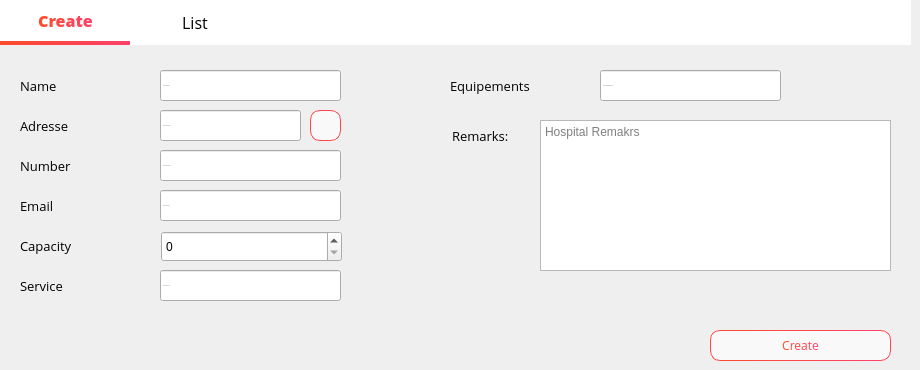
        <widget class="QWidget" name="Analytics_10">
         <property name="styleSheet">
          <string notr="true">
QLabel{
color: rgb(255, 255, 255);
background-color: transparent;
}
</string>
         </property>
         <widget class="QWidget" name="widget_53" native="true">
          <property name="geometry">
           <rect>
            <x>0</x>
            <y>0</y>
            <width>911</width>
            <height>45</height>
           </rect>
          </property>
          <property name="styleSheet">
           <string notr="true">QWidget{
background-color: rgb(255, 255, 255);
}
QPushButton {
    border: none;
    padding: 5px 10px;
    font-size: 16px;
    font-weight: normal;
    color: black;
}

QPushButton:checked {
    border-bottom: 4px solid qlineargradient(x1:0, y1:0, x2:1, y2:0, stop:0 #FF4B2B, stop:1 #FF416C);
    border-right: none;
    border-top: none;
    color: qlineargradient(x1:0, y1:0, x2:1, y2:0, stop:0 #FF4B2B, stop:1 #FF416C);
    font-weight: 700;
}

QPushButton:hover {
    background-color: qlineargradient(x1:0, y1:0, x2:1, y2:0, stop:0 #f2f2f2, stop:1 #e6e6e6);
}</string>
          </property>
          <widget class="QPushButton" name="pushButton_98">
           <property name="enabled">
            <bool>false</bool>
           </property>
           <property name="geometry">
            <rect>
             <x>0</x>
             <y>0</y>
             <width>131</width>
             <height>45</height>
            </rect>
           </property>
           <property name="font">
            <font>
             <family>Open Sans</family>
             <pointsize>-1</pointsize>
             <weight>50</weight>
             <bold>false</bold>
            </font>
           </property>
           <property name="cursor">
            <cursorShape>ArrowCursor</cursorShape>
           </property>
           <property name="styleSheet">
            <string notr="true"/>
           </property>
           <property name="text">
            <string>Create</string>
           </property>
           <property name="checkable">
            <bool>true</bool>
           </property>
           <property name="checked">
            <bool>true</bool>
           </property>
          </widget>
          <widget class="QPushButton" name="pushButton_99">
           <property name="geometry">
            <rect>
             <x>130</x>
             <y>0</y>
             <width>130</width>
             <height>45</height>
            </rect>
           </property>
           <property name="font">
            <font>
             <family>Open Sans</family>
             <pointsize>-1</pointsize>
             <weight>50</weight>
             <bold>false</bold>
            </font>
           </property>
           <property name="cursor">
            <cursorShape>PointingHandCursor</cursorShape>
           </property>
           <property name="styleSheet">
            <string notr="true"/>
           </property>
           <property name="text">
            <string>List</string>
           </property>
          </widget>
         </widget>
         <widget class="QLabel" name="label_334">
          <property name="geometry">
           <rect>
            <x>20</x>
            <y>70</y>
            <width>151</width>
            <height>31</height>
           </rect>
          </property>
          <property name="font">
           <font>
            <family>Open Sans</family>
            <pointsize>10</pointsize>
            <weight>50</weight>
            <bold>false</bold>
           </font>
          </property>
          <property name="styleSheet">
           <string notr="true">color: rgb(0, 0, 0);</string>
          </property>
          <property name="text">
           <string>Name</string>
          </property>
         </widget>
         <widget class="QLineEdit" name="New_Hospital_name_5">
          <property name="geometry">
           <rect>
            <x>160</x>
            <y>70</y>
            <width>181</width>
            <height>31</height>
           </rect>
          </property>
          <property name="font">
           <font>
            <family>Open Sans</family>
            <pointsize>-1</pointsize>
            <weight>50</weight>
            <bold>false</bold>
           </font>
          </property>
          <property name="styleSheet">
           <string notr="true"/>
          </property>
          <property name="placeholderText">
           <string>Hospital name</string>
          </property>
         </widget>
         <widget class="QLabel" name="label_335">
          <property name="geometry">
           <rect>
            <x>20</x>
            <y>110</y>
            <width>151</width>
            <height>31</height>
           </rect>
          </property>
          <property name="font">
           <font>
            <family>Open Sans</family>
            <pointsize>10</pointsize>
            <weight>50</weight>
            <bold>false</bold>
           </font>
          </property>
          <property name="styleSheet">
           <string notr="true">color: rgb(0, 0, 0);</string>
          </property>
          <property name="text">
           <string>Adresse</string>
          </property>
         </widget>
         <widget class="QLabel" name="label_336">
          <property name="geometry">
           <rect>
            <x>20</x>
            <y>150</y>
            <width>151</width>
            <height>31</height>
           </rect>
          </property>
          <property name="font">
           <font>
            <family>Open Sans</family>
            <pointsize>10</pointsize>
            <weight>50</weight>
            <bold>false</bold>
           </font>
          </property>
          <property name="styleSheet">
           <string notr="true">color: rgb(0, 0, 0);</string>
          </property>
          <property name="text">
           <string>Number</string>
          </property>
         </widget>
         <widget class="QLineEdit" name="New_Hospital_number_5">
          <property name="geometry">
           <rect>
            <x>160</x>
            <y>150</y>
            <width>181</width>
            <height>31</height>
           </rect>
          </property>
          <property name="font">
           <font>
            <family>Open Sans</family>
            <pointsize>-1</pointsize>
            <weight>50</weight>
            <bold>false</bold>
           </font>
          </property>
          <property name="styleSheet">
           <string notr="true"/>
          </property>
          <property name="placeholderText">
           <string>Hospital number</string>
          </property>
         </widget>
         <widget class="QLabel" name="label_337">
          <property name="geometry">
           <rect>
            <x>20</x>
            <y>190</y>
            <width>151</width>
            <height>31</height>
           </rect>
          </property>
          <property name="font">
           <font>
            <family>Open Sans</family>
            <pointsize>10</pointsize>
            <weight>50</weight>
            <bold>false</bold>
           </font>
          </property>
          <property name="styleSheet">
           <string notr="true">color: rgb(0, 0, 0);</string>
          </property>
          <property name="text">
           <string>Email</string>
          </property>
         </widget>
         <widget class="QLabel" name="label_338">
          <property name="geometry">
           <rect>
            <x>20</x>
            <y>230</y>
            <width>151</width>
            <height>31</height>
           </rect>
          </property>
          <property name="font">
           <font>
            <family>Open Sans</family>
            <pointsize>10</pointsize>
            <weight>50</weight>
            <bold>false</bold>
           </font>
          </property>
          <property name="styleSheet">
           <string notr="true">color: rgb(0, 0, 0);</string>
          </property>
          <property name="text">
           <string>Capacity</string>
          </property>
         </widget>
         <widget class="QLineEdit" name="New_Hopistal_Email_5">
          <property name="geometry">
           <rect>
            <x>160</x>
            <y>190</y>
            <width>181</width>
            <height>31</height>
           </rect>
          </property>
          <property name="font">
           <font>
            <family>Open Sans</family>
            <pointsize>-1</pointsize>
            <weight>50</weight>
            <bold>false</bold>
           </font>
          </property>
          <property name="styleSheet">
           <string notr="true"/>
          </property>
          <property name="placeholderText">
           <string>Hospital email</string>
          </property>
         </widget>
         <widget class="QLabel" name="label_339">
          <property name="geometry">
           <rect>
            <x>20</x>
            <y>270</y>
            <width>151</width>
            <height>31</height>
           </rect>
          </property>
          <property name="font">
           <font>
            <family>Open Sans</family>
            <pointsize>10</pointsize>
            <weight>50</weight>
            <bold>false</bold>
           </font>
          </property>
          <property name="styleSheet">
           <string notr="true">color: rgb(0, 0, 0);</string>
          </property>
          <property name="text">
           <string>Service</string>
          </property>
         </widget>
         <widget class="QLineEdit" name="New_Hospital_service_5">
          <property name="geometry">
           <rect>
            <x>160</x>
            <y>270</y>
            <width>181</width>
            <height>31</height>
           </rect>
          </property>
          <property name="font">
           <font>
            <family>Open Sans</family>
            <pointsize>-1</pointsize>
            <weight>50</weight>
            <bold>false</bold>
           </font>
          </property>
          <property name="styleSheet">
           <string notr="true"/>
          </property>
          <property name="placeholderText">
           <string>Hospital Service</string>
          </property>
         </widget>
         <widget class="QLabel" name="label_340">
          <property name="geometry">
           <rect>
            <x>450</x>
            <y>70</y>
            <width>151</width>
            <height>31</height>
           </rect>
          </property>
          <property name="font">
           <font>
            <family>Open Sans</family>
            <pointsize>10</pointsize>
            <weight>50</weight>
            <bold>false</bold>
           </font>
          </property>
          <property name="styleSheet">
           <string notr="true">color: rgb(0, 0, 0);</string>
          </property>
          <property name="text">
           <string>Equipements</string>
          </property>
         </widget>
         <widget class="QPushButton" name="New_Btn_5">
          <property name="geometry">
           <rect>
            <x>710</x>
            <y>330</y>
            <width>181</width>
            <height>31</height>
           </rect>
          </property>
          <property name="font">
           <font>
            <family>Open Sans</family>
            <pointsize>-1</pointsize>
           </font>
          </property>
          <property name="cursor">
           <cursorShape>PointingHandCursor</cursorShape>
          </property>
          <property name="styleSheet">
           <string notr="true">QPushButton {
    border: 1px solid qlineargradient(x1:0, y1:0, x2:1, y2:0, stop:0 #FF4B2B, stop:1 #FF416C);
    border-radius: 10px;
    padding: 5px 15px;
    background: #f9f9f9;
    color: qlineargradient(x1:0, y1:0, x2:1, y2:0, stop:0 #FF4B2B, stop:1 #FF416C);
    font-size: 12px;
}

QPushButton:hover {
    background-color: qlineargradient(x1:0, y1:0, x2:1, y2:0, stop:0 #FF416C, stop:1 #FF4B2B);
	color: white;
}

QPushButton:pressed {
    background-color: qlineargradient(x1:0, y1:0, x2:1, y2:0, stop:0 #FF4B2B, stop:1 #FF416C);
    border: 2px solid #FF416C;
    padding: 4px 14px 6px 16px;
}</string>
          </property>
          <property name="text">
           <string>Create</string>
          </property>
         </widget>
         <widget class="QLineEdit" name="New_Hospital_Equipements_5">
          <property name="geometry">
           <rect>
            <x>600</x>
            <y>70</y>
            <width>181</width>
            <height>31</height>
           </rect>
          </property>
          <property name="font">
           <font>
            <family>Open Sans</family>
            <pointsize>-1</pointsize>
            <weight>50</weight>
            <bold>false</bold>
           </font>
          </property>
          <property name="styleSheet">
           <string notr="true"/>
          </property>
          <property name="placeholderText">
           <string>Hospital Equipements</string>
          </property>
         </widget>
         <widget class="QTextEdit" name="New_Remarks_5">
          <property name="geometry">
           <rect>
            <x>540</x>
            <y>120</y>
            <width>351</width>
            <height>151</height>
           </rect>
          </property>
          <property name="placeholderText">
           <string>Hospital Remakrs</string>
          </property>
         </widget>
         <widget class="QLabel" name="label_341">
          <property name="geometry">
           <rect>
            <x>452</x>
            <y>120</y>
            <width>61</width>
            <height>31</height>
           </rect>
          </property>
          <property name="font">
           <font>
            <family>Open Sans</family>
            <pointsize>10</pointsize>
            <weight>50</weight>
            <bold>false</bold>
           </font>
          </property>
          <property name="styleSheet">
           <string notr="true">color: rgb(0, 0, 0);</string>
          </property>
          <property name="text">
           <string>Remarks:</string>
          </property>
         </widget>
         <widget class="QLineEdit" name="New_Hospital_adresse_5">
          <property name="geometry">
           <rect>
            <x>160</x>
            <y>110</y>
            <width>141</width>
            <height>31</height>
           </rect>
          </property>
          <property name="font">
           <font>
            <family>Open Sans</family>
            <pointsize>-1</pointsize>
            <weight>50</weight>
            <bold>false</bold>
           </font>
          </property>
          <property name="styleSheet">
           <string notr="true"/>
          </property>
          <property name="placeholderText">
           <string>Hospital adresse</string>
          </property>
         </widget>
         <widget class="QSpinBox" name="New_hospital_capacity_5">
          <property name="geometry">
           <rect>
            <x>161</x>
            <y>231</y>
            <width>181</width>
            <height>31</height>
           </rect>
          </property>
         </widget>
         <widget class="QPushButton" name="pushButton_100">
          <property name="geometry">
           <rect>
            <x>310</x>
            <y>110</y>
            <width>31</width>
            <height>31</height>
           </rect>
          </property>
          <property name="styleSheet">
           <string notr="true">QPushButton {
    border: 1px solid qlineargradient(x1:0, y1:0, x2:1, y2:0, stop:0 #FF4B2B, stop:1 #FF416C);
    border-radius: 10px;
    padding: 5px 15px;
    background: #f9f9f9;
    color: qlineargradient(x1:0, y1:0, x2:1, y2:0, stop:0 #FF4B2B, stop:1 #FF416C);
    font-size: 12px;
}

QPushButton:hover {
    background-color: qlineargradient(x1:0, y1:0, x2:1, y2:0, stop:0 #FF416C, stop:1 #FF4B2B);
	color: white;
}

QPushButton:pressed {
    background-color: qlineargradient(x1:0, y1:0, x2:1, y2:0, stop:0 #FF4B2B, stop:1 #FF416C);
    border: 2px solid #FF416C;
    padding: 4px 14px 6px 16px;
}</string>
          </property>
          <property name="text">
           <string/>
          </property>
          <property name="icon">
           <iconset resource="assets.qrc">
            <normaloff>:/assets/icons/cil-location-pin_black.png</normaloff>:/assets/icons/cil-location-pin_black.png</iconset>
          </property>
         </widget>
        </widget>
